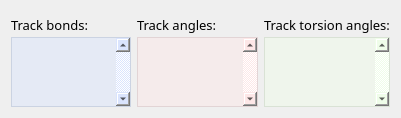
      <widget class="QWidget" name="gridLayoutWidget_2">
       <property name="geometry">
        <rect>
         <x>10</x>
         <y>280</y>
         <width>401</width>
         <height>111</height>
        </rect>
       </property>
       <layout class="QGridLayout" name="ud_params_frame">
        <item row="1" column="2">
         <widget class="QTextEdit" name="torsions_entry">
          <property name="font">
           <font>
            <family>Yu Gothic</family>
            <pointsize>8</pointsize>
           </font>
          </property>
          <property name="toolTip">
           <string>&lt;html&gt;&lt;head/&gt;&lt;body&gt;&lt;p&gt;Specify torsion angles using atomic labels&lt;br/&gt;in one of the two following format:&lt;br/&gt;&lt;br/&gt;Format 1:&lt;br/&gt;A1-A2-A3-A4&lt;br/&gt;B1-B2-B3-B4&lt;br/&gt;&lt;br/&gt;or Format 2:&lt;br/&gt;A1 A2 A3 A4&lt;br/&gt;B1 B2 B3 B4&lt;/p&gt;&lt;/body&gt;&lt;/html&gt;</string>
          </property>
          <property name="styleSheet">
           <string notr="true">background-color: rgba(239, 255, 231, 100);</string>
          </property>
          <property name="verticalScrollBarPolicy">
           <enum>Qt::ScrollBarAlwaysOn</enum>
          </property>
          <property name="html">
           <string>&lt;!DOCTYPE HTML PUBLIC &quot;-//W3C//DTD HTML 4.0//EN&quot; &quot;http://www.w3.org/TR/REC-html40/strict.dtd&quot;&gt;
&lt;html&gt;&lt;head&gt;&lt;meta name=&quot;qrichtext&quot; content=&quot;1&quot; /&gt;&lt;style type=&quot;text/css&quot;&gt;
p, li { white-space: pre-wrap; }
&lt;/style&gt;&lt;/head&gt;&lt;body style=&quot; font-family:'Yu Gothic'; font-size:8pt; font-weight:400; font-style:normal;&quot;&gt;
&lt;p style=&quot;-qt-paragraph-type:empty; margin-top:0px; margin-bottom:0px; margin-left:0px; margin-right:0px; -qt-block-indent:0; text-indent:0px;&quot;&gt;&lt;br /&gt;&lt;/p&gt;&lt;/body&gt;&lt;/html&gt;</string>
          </property>
         </widget>
        </item>
        <item row="1" column="0">
         <widget class="QTextEdit" name="bonds_entry">
          <property name="font">
           <font>
            <family>Yu Gothic</family>
            <pointsize>8</pointsize>
           </font>
          </property>
          <property name="toolTip">
           <string>&lt;html&gt;&lt;head/&gt;&lt;body&gt;&lt;p&gt;Specify bond distances using atomic labels&lt;br/&gt;in one of the two following format:&lt;br/&gt;&lt;br/&gt;Format 1:&lt;br/&gt;A1-A2&lt;br/&gt;A1-A3&lt;br/&gt;&lt;br/&gt;or Format 2:&lt;br/&gt;A1 A2&lt;br/&gt;A1 A3&lt;/p&gt;&lt;/body&gt;&lt;/html&gt;</string>
          </property>
          <property name="autoFillBackground">
           <bool>false</bool>
          </property>
          <property name="styleSheet">
           <string notr="true">background-color: rgba(213, 228, 255, 100);</string>
          </property>
          <property name="frameShadow">
           <enum>QFrame::Sunken</enum>
          </property>
          <property name="lineWidth">
           <number>1</number>
          </property>
          <property name="verticalScrollBarPolicy">
           <enum>Qt::ScrollBarAlwaysOn</enum>
          </property>
          <property name="html">
           <string>&lt;!DOCTYPE HTML PUBLIC &quot;-//W3C//DTD HTML 4.0//EN&quot; &quot;http://www.w3.org/TR/REC-html40/strict.dtd&quot;&gt;
&lt;html&gt;&lt;head&gt;&lt;meta name=&quot;qrichtext&quot; content=&quot;1&quot; /&gt;&lt;style type=&quot;text/css&quot;&gt;
p, li { white-space: pre-wrap; }
&lt;/style&gt;&lt;/head&gt;&lt;body style=&quot; font-family:'Yu Gothic'; font-size:8pt; font-weight:400; font-style:normal;&quot;&gt;
&lt;p style=&quot;-qt-paragraph-type:empty; margin-top:0px; margin-bottom:0px; margin-left:0px; margin-right:0px; -qt-block-indent:0; text-indent:0px;&quot;&gt;&lt;br /&gt;&lt;/p&gt;&lt;/body&gt;&lt;/html&gt;</string>
          </property>
         </widget>
        </item>
        <item row="1" column="1">
         <widget class="QTextEdit" name="angles_entry">
          <property name="font">
           <font>
            <family>Yu Gothic</family>
            <pointsize>8</pointsize>
            <stylestrategy>PreferAntialias</stylestrategy>
           </font>
          </property>
          <property name="toolTip">
           <string>&lt;html&gt;&lt;head/&gt;&lt;body&gt;&lt;p&gt;Specify bond angles using atomic labels&lt;br/&gt;in one of the two following format:&lt;br/&gt;&lt;br/&gt;Format 1:&lt;br/&gt;A1-A2-A3&lt;br/&gt;A1-A3-A4&lt;br/&gt;&lt;br/&gt;or Format 2:&lt;br/&gt;A1 A2 A3&lt;br/&gt;A1 A3 A4&lt;/p&gt;&lt;/body&gt;&lt;/html&gt;</string>
          </property>
          <property name="styleSheet">
           <string notr="true">background-color: rgba(255, 229, 230, 100);</string>
          </property>
          <property name="verticalScrollBarPolicy">
           <enum>Qt::ScrollBarAlwaysOn</enum>
          </property>
          <property name="html">
           <string>&lt;!DOCTYPE HTML PUBLIC &quot;-//W3C//DTD HTML 4.0//EN&quot; &quot;http://www.w3.org/TR/REC-html40/strict.dtd&quot;&gt;
&lt;html&gt;&lt;head&gt;&lt;meta name=&quot;qrichtext&quot; content=&quot;1&quot; /&gt;&lt;style type=&quot;text/css&quot;&gt;
p, li { white-space: pre-wrap; }
&lt;/style&gt;&lt;/head&gt;&lt;body style=&quot; font-family:'Yu Gothic'; font-size:8pt; font-weight:400; font-style:normal;&quot;&gt;
&lt;p style=&quot;-qt-paragraph-type:empty; margin-top:0px; margin-bottom:0px; margin-left:0px; margin-right:0px; -qt-block-indent:0; text-indent:0px;&quot;&gt;&lt;br /&gt;&lt;/p&gt;&lt;/body&gt;&lt;/html&gt;</string>
          </property>
         </widget>
        </item>
        <item row="0" column="2">
         <widget class="QLabel" name="track_tortions_lbl">
          <property name="minimumSize">
           <size>
            <width>0</width>
            <height>20</height>
           </size>
          </property>
          <property name="maximumSize">
           <size>
            <width>16777215</width>
            <height>12</height>
           </size>
          </property>
          <property name="font">
           <font>
            <family>Yu Gothic</family>
            <pointsize>10</pointsize>
            <stylestrategy>PreferAntialias</stylestrategy>
           </font>
          </property>
          <property name="text">
           <string>Track torsion angles:</string>
          </property>
          <property name="alignment">
           <set>Qt::AlignLeading|Qt::AlignLeft|Qt::AlignVCenter</set>
          </property>
         </widget>
        </item>
        <item row="0" column="1">
         <widget class="QLabel" name="track_angles_lbl">
          <property name="minimumSize">
           <size>
            <width>0</width>
            <height>20</height>
           </size>
          </property>
          <property name="maximumSize">
           <size>
            <width>16777215</width>
            <height>12</height>
           </size>
          </property>
          <property name="font">
           <font>
            <family>Yu Gothic</family>
            <pointsize>10</pointsize>
           </font>
          </property>
          <property name="text">
           <string>Track angles:</string>
          </property>
          <property name="alignment">
           <set>Qt::AlignLeading|Qt::AlignLeft|Qt::AlignVCenter</set>
          </property>
         </widget>
        </item>
        <item row="0" column="0">
         <widget class="QLabel" name="track_bonds_lbl">
          <property name="minimumSize">
           <size>
            <width>0</width>
            <height>20</height>
           </size>
          </property>
          <property name="maximumSize">
           <size>
            <width>16777215</width>
            <height>12</height>
           </size>
          </property>
          <property name="font">
           <font>
            <family>Yu Gothic</family>
            <pointsize>10</pointsize>
           </font>
          </property>
          <property name="text">
           <string>Track bonds:</string>
          </property>
          <property name="alignment">
           <set>Qt::AlignLeading|Qt::AlignLeft|Qt::AlignVCenter</set>
          </property>
         </widget>
        </item>
       </layout>
      </widget>
